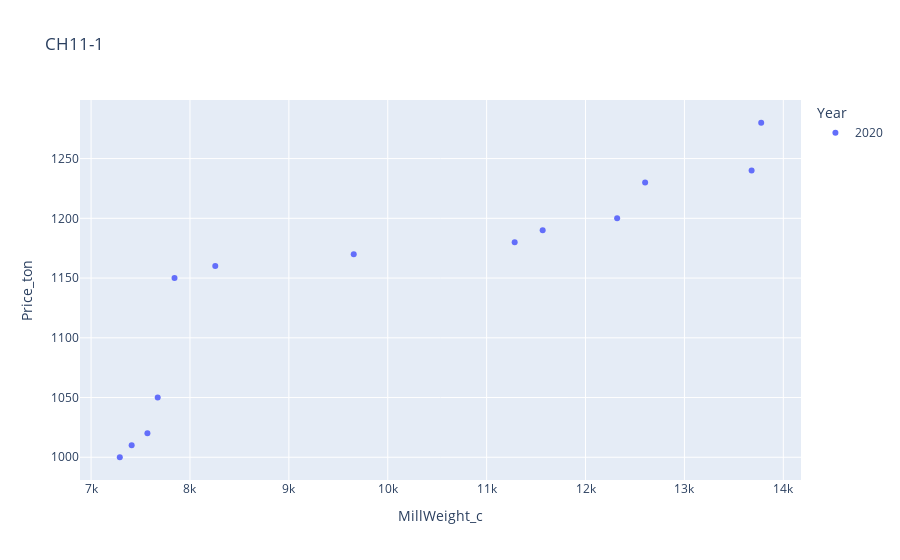

Notebook code cell kept with this figure:
### Code cell
fig = px.scatter(supply_years[s][m].loc[supply_years[s][m].Year=='2020'], x='MillWeight_c', y='Price_ton', color='Year', title=f'{s}-{m}')
fig.show()

### Figure 1 — Plotly figure (JSON) as saved in the notebook; plotly's stock layout.template omitted (floating-point values rounded to 4 significant figures)
{"data": [{"hovertemplate": "Year=2020<br>MillWeight_c=%{x}<br>Price_ton=%{y}<extra></extra>", "legendgroup": "2020", "marker": {"color": "#636efa", "symbol": "circle"}, "mode": "markers", "name": "2020", "orientation": "v", "showlegend": true, "type": "scatter", "x": [7290.0, 7410.0, 7570.0, 7674.0, 7844.0, 8256.0, 9656.0, 11280.0, 11570.0, 12320.0, 12600.0, 13680.0, 13780.0], "xaxis": "x", "y": [1000, 1010, 1020, 1050, 1150, 1160, 1170, 1180, 1190, 1200, 1230, 1240, 1280], "yaxis": "y"}], "layout": {"legend": {"title": {"text": "Year"}, "tracegroupgap": 0}, "title": {"text": "CH11-1"}, "xaxis": {"anchor": "y", "domain": [0, 1], "title": {"text": "MillWeight_c"}}, "yaxis": {"anchor": "x", "domain": [0, 1], "title": {"text": "Price_ton"}}}}
